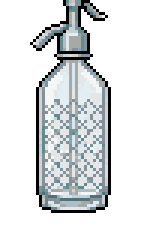
#> input picture soda-jerk-web/tools/patron_rig/siphon.png, 48 x 80 px (shown 3 times larger)
$ python -i rig.py   (imports and definitions only)
#> lines starting #> are read from the running program, lines starting #| are printed output that depends on the picture
"""Cut-out rig shared by every patron (and the jerk's run).

One source portrait per character goes in; everything the game shows of
them comes out of it: the standing portrait, an 8-frame walk made by
swinging the legs about the hip and bending them at the knee, the pink
version as a recolour of the same pixels, and the held-drink and siphon
poses. Because every file is cut from one picture, the orange and pink
versions are always the same person, and nothing jumps when the game
swaps one pose for another.

A character is described by a config dict (see characters.py):

  source     portrait file in this folder
  mirror     flip it so the character faces left like the roster
  fig_h      scale the figure to this height (None keeps it as drawn)
  pad        (x, y) transparent margin round the figure
  groups     one entry per walker in the picture (the mom and son are two)
    x0, x1       the walker's columns, in figure coords
    hem          first row that belongs to the legs
    crotch       where the legs part; above it they're split along `seam`
    seam         ((x, y), (x, y)): the line between the thighs
    upper_boxes  boxes inside the leg rows that belong to the body
                 instead (a hand hanging at the side, a cane)
    fill_rows    how far below the hem to rebuild the hidden far thigh
    knee_max     how much a knee bends on the forward swing, in degrees
    knee         "rotate" (rigid shin) or "shear" (see pose_leg)
    lift         how high the swinging foot clears the floor (with
                 cfg["gait"] = "planted"), in figure px
    extend_top   run the leg up this far under the body (see _extend_top)
  recolor    what counts as the orange garment, and what to leave alone
             (protect boxes are canvas coords unless fig_coords is set)
  hand       (x, y) canvas coords of the hand that takes the drink
  gait       "planted" plants the leg that's pushing back and lifts the
             other through its swing; unset plants whichever foot is
             lowest (the original rig, still used for Chaplin)
Figure coords are the cropped figure before padding; canvas coords
include the padding.
"""
import math
import os
from collections import deque

import numpy as np
from PIL import Image, ImageDraw, ImageOps

HERE = os.path.dirname(os.path.abspath(__file__))
ART = os.path.join(HERE, "..", "..", "public", "art")
SS = 3  # rotate at 3x so the cut edges don't go ragged


# ---------------------------------------------------------------- loading

# [174 lines left out: functions load, _grow_into, _extend_top, _auto_thighs, split, joints, not called in this run]


def angle_fwd(hip, foot):
    """Angle from vertical, positive = forward, i.e. toward the LEFT."""
    return math.degrees(math.atan2(hip[0] - foot[0], foot[1] - hip[1]))


def up(im):
    return im.resize((im.width * SS, im.height * SS), Image.NEAREST)


def rot(im, deg, center):
    # PIL rotates counter-clockwise on screen for positive angles
    return im.rotate(deg, resample=Image.NEAREST, center=(center[0] * SS, center[1] * SS))


# [279 lines left out: functions pose_leg, drop_specks, frames, _foot, ground, sheet and 4 more, not called in this run]


SPRAY_W = 390      # every spray frame is this wide, so the game can size
                   # them all alike; the figure sits SPRAY_PAD in from the left
SPRAY_PAD = 92     # room in front of them for the jet
SPRAY_FRAMES = 8
SIPHON_H = 50      # the siphon's height on the 279px canvas

JET_WHITE = (246, 252, 255, 255)
JET_BLUE = (158, 210, 238, 255)
JET_DEEP = (96, 164, 214, 255)


def _siphon():
    """The PixelLab siphon, scaled to size, with where its spout tip and the
    neck (where a hand grips it) are."""
    im = Image.open(os.path.join(HERE, "siphon.png")).convert("RGBA")
#> im is the input picture: PIL image 48x80 RGBA; mean R, G, B, A 58.1, 61.4, 63.3, 94.6
    im = im.crop(im.getbbox())
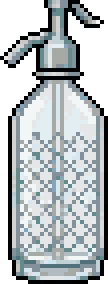
#> im: PIL image 27x71 RGBA (shown 4 times larger); mean R, G, B, A 116.4, 123.1, 125.8, 189.6; transparent parts drawn white
    h = SIPHON_H
    w = round(im.width * h / im.height)
#> w = 19
    im = im.resize((w, h), Image.NEAREST if im.height < h else Image.LANCZOS)
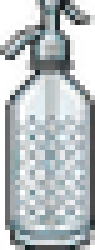
#> im: PIL image 19x50 RGBA (shown 5 times larger); mean R, G, B, A 120.7, 127.6, 130, 189.5; transparent parts drawn white
    a = np.array(im)[:, :, 3] > 40
    top = a[: h // 3]
    ys, xs = np.where(top)
#> ys = 154 values from 0 to 15; xs = 154 values, max 17 at index 33, min 0 at index 84, mean 9.1
    tip = (int(xs.min()), int(ys[xs.argmin()]))
#> tip = (0, 9)
    # the neck: the narrowest row just below the head
    widths = [(a[y].sum(), y) for y in range(h // 5, h // 2) if a[y].any()]
#> widths = [(12, 10), (10, 11), (9, 12), (10, 13), (7, 14), (9, 15), (11, 16), (13, 17), (15, 18), (17, 19), (18, 20), (18, 21), (18, 22), (18, 23), (18, 24)]
    neck_y = min(widths)[1]
#> neck_y = 14
    neck_x = int(np.where(a[neck_y])[0].mean())
#> neck_x = 10
    return im, tip, (neck_x, neck_y)


# [88 lines left out: functions _jet_frame, spray, build, not called in this run]

>>> result = _siphon()
